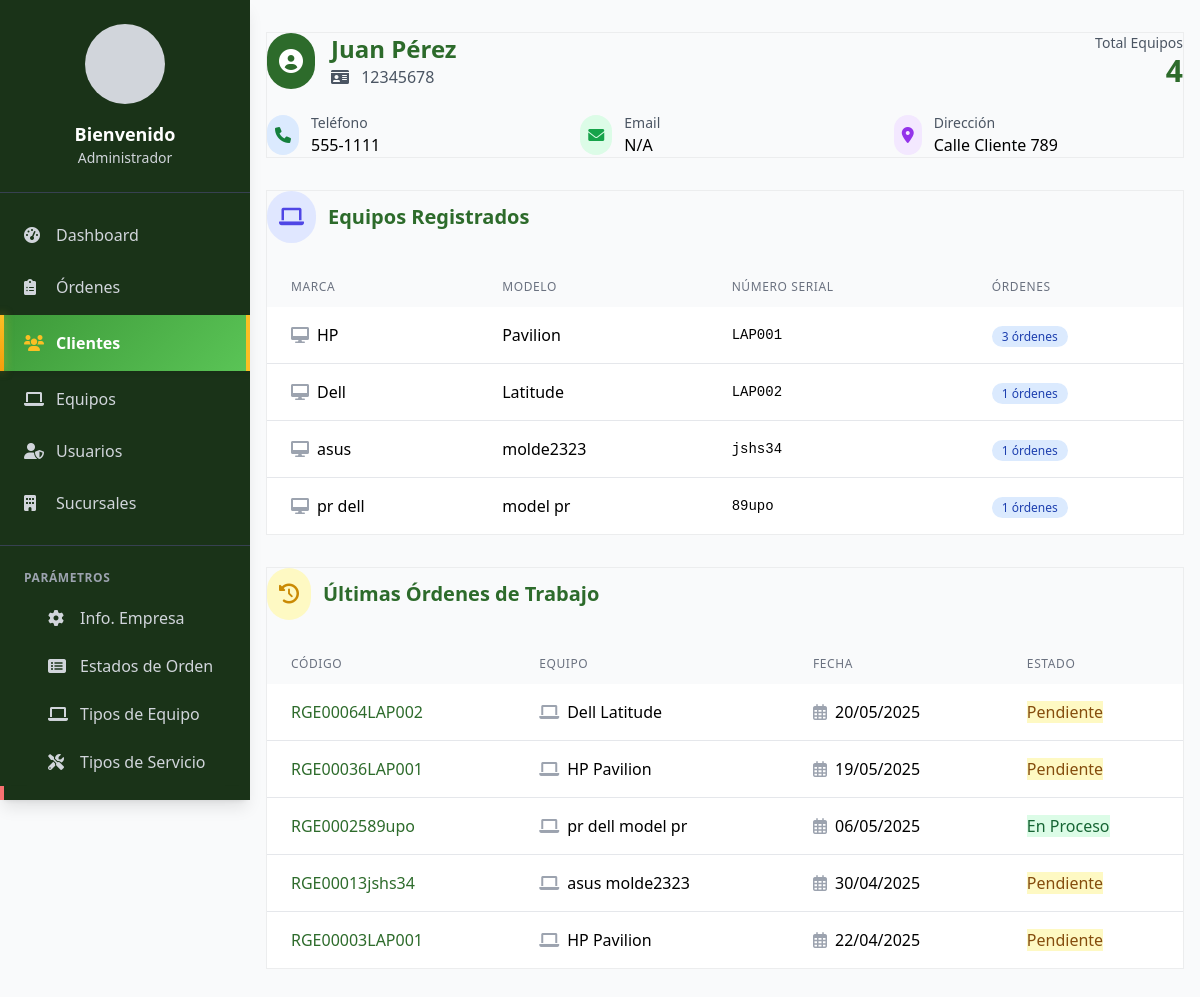
/modules/clientes/ver_cliente.php?id=1 (signed in), run on the app's committed database.
### tables this page shows
CREATE TABLE IF NOT EXISTS clientes (
  id_cliente int(11) NOT NULL AUTO_INCREMENT,
  nombre_apellido varchar(100) NOT NULL,
  identificacion varchar(20) NOT NULL,
  direccion varchar(200) NOT NULL,
  telefono varchar(20) NOT NULL,
  empresa varchar(100) NOT NULL,
  id_tipo_cliente int(11) DEFAULT NULL,
  estado tinyint(1) DEFAULT 1,
  email varchar(100) DEFAULT 'N/A',
  PRIMARY KEY (id_cliente),
  UNIQUE KEY uq_identificacion (identificacion),
  KEY fk_clientes_tipo (id_tipo_cliente),
  CONSTRAINT clientes_ibfk_1 FOREIGN KEY (id_tipo_cliente) REFERENCES tipos_cliente (id_tipo_cliente)
);

CREATE TABLE IF NOT EXISTS equipos (
  id_equipo int(11) NOT NULL AUTO_INCREMENT,
  numero_serial varchar(50) NOT NULL,
  marca varchar(50) NOT NULL,
  modelo varchar(50) NOT NULL,
  id_cliente int(11) DEFAULT NULL,
  estado tinyint(1) DEFAULT 1,
  PRIMARY KEY (id_equipo),
  KEY fk_equipos_cliente (id_cliente),
  CONSTRAINT equipos_ibfk_1 FOREIGN KEY (id_cliente) REFERENCES clientes (id_cliente)
);

CREATE TABLE IF NOT EXISTS ordenes_trabajo (
  id_orden int(11) NOT NULL AUTO_INCREMENT,
  codigo varchar(50) NOT NULL,
  id_cliente int(11) NOT NULL,
  id_equipo int(11) NOT NULL,
  descripcion_problema text DEFAULT NULL,
  valor_estimado decimal(10,2) DEFAULT NULL,
  abono_inicial decimal(10,2) DEFAULT 0.00,
  estado_pago varchar(20) DEFAULT 'Pendiente',
  fecha_abono datetime DEFAULT NULL,
  usuario_abono int(11) DEFAULT NULL,
  estado enum('Pendiente','En Proceso','Completado','Entregado') DEFAULT 'Pendiente',
  id_usuario_registro int(11) NOT NULL,
  tecnico_responsable_id int(11) NOT NULL,
  id_sucursal int(11) NOT NULL,
  fecha_ingreso datetime DEFAULT current_timestamp(),
  PRIMARY KEY (id_orden),
  UNIQUE KEY uq_codigo (codigo),
  KEY fk_ordenes_cliente (id_cliente),
  KEY fk_ordenes_equipo (id_equipo),
  KEY fk_ordenes_usuario (id_usuario_registro),
  KEY fk_ordenes_sucursal (id_sucursal),
  CONSTRAINT ordenes_trabajo_ibfk_1 FOREIGN KEY (id_cliente) REFERENCES clientes (id_cliente),
  CONSTRAINT ordenes_trabajo_ibfk_2 FOREIGN KEY (id_equipo) REFERENCES equipos (id_equipo),
  CONSTRAINT ordenes_trabajo_ibfk_3 FOREIGN KEY (id_usuario_registro) REFERENCES usuarios (id_usuario),
  CONSTRAINT ordenes_trabajo_ibfk_4 FOREIGN KEY (id_sucursal) REFERENCES sucursales (id_sucursal)
);

### modules/clientes/ver_cliente.php (the view, shortened to what this page needs)
<?php
require_once '../../config/database.php';
try {
    $stmt = $conn->prepare("
        SELECT c.*, COUNT(e.id_equipo) as total_equipos
        FROM clientes c
        LEFT JOIN equipos e ON c.id_cliente = e.id_cliente AND e.estado = 1
        WHERE c.id_cliente = ?
        GROUP BY c.id_cliente
    ");
    $stmt->execute([$_GET['id']]);
    $cliente = $stmt->fetch();
    $stmt = $conn->prepare("
        SELECT e.*,
               (SELECT COUNT(*) FROM ordenes_trabajo WHERE id_equipo = e.id_equipo) as total_ordenes
        FROM equipos e
        WHERE e.id_cliente = ? AND e.estado = 1
    ");
    $stmt->execute([$_GET['id']]);
    $equipos = $stmt->fetchAll();
    $stmt = $conn->prepare("
        SELECT ot.*, e.marca, e.modelo, ot.id_orden
        FROM ordenes_trabajo ot
        JOIN equipos e ON ot.id_equipo = e.id_equipo
        WHERE ot.id_cliente = ?
        ORDER BY ot.fecha_ingreso DESC
        LIMIT 5
    ");
    $stmt->execute([$_GET['id']]);
    $ordenes = $stmt->fetchAll();
} catch (PDOException $e) {
    $error = "Error al obtener los datos del cliente";
}
?>
<!DOCTYPE html>
<html lang="es">
<head>
    <script src="https://cdn.tailwindcss.com"></script>
    <link href="https://cdnjs.cloudflare.com/ajax/libs/font-awesome/6.0.0/css/all.min.css" rel="stylesheet">
</head>
<body class="bg-gray-50">
    <?php include '../../includes/navbar.php'; ?>
    <div class="main-content min-h-screen">
        <div class="container mx-auto px-4 py-8">
            <?php if (isset($cliente)): ?>
                <div class="modern-card mb-8">
                    <div class="flex items-center justify-between mb-6">
                        <div class="flex items-center gap-4">
                            <div class="bg-primary rounded-full p-3 text-white">
                                <i class="fas fa-user-circle text-2xl"></i>
                            </div>
                            <div>
                                <h1 class="text-2xl font-bold text-primary">
                                    <?php echo htmlspecialchars($cliente['nombre_apellido']); ?>
                                </h1>
                                <p class="text-gray-600">
                                    <i class="fas fa-id-card mr-2"></i>
                                    <?php echo htmlspecialchars($cliente['identificacion']); ?>
                                </p>
                            </div>
                        </div>
                        <div class="flex items-center gap-4">
                            <div class="text-right hidden md:block">
                                <p class="text-sm text-gray-600">Total Equipos</p>
                                <p class="text-3xl font-bold text-primary"><?php echo $cliente['total_equipos']; ?></p>
                            </div>
                        </div>
                    </div>
                    <div class="grid grid-cols-1 md:grid-cols-3 gap-6">
                        <div class="flex items-center gap-3">
                            <div class="bg-blue-100 rounded-full p-2 text-green-700">
                                <i class="fas fa-phone"></i>
                            </div>
                            <div>
                                <p class="text-sm text-gray-600">Teléfono</p>
                                <p class="font-medium"><?php echo htmlspecialchars($cliente['telefono']); ?></p>
                            </div>
                        </div>
                        <div class="flex items-center gap-3">
                            <div class="bg-green-100 rounded-full p-2 text-green-600">
                                <i class="fas fa-envelope"></i>
                            </div>
                            <div>
                                <p class="text-sm text-gray-600">Email</p>
                                <p class="font-medium"><?php echo htmlspecialchars($cliente['email']); ?></p>
                            </div>
                        </div>
                        <div class="flex items-center gap-3">
                            <div class="bg-purple-100 rounded-full p-2 text-purple-600">
                                <i class="fas fa-map-marker-alt"></i>
                            </div>
                            <div>
                                <p class="text-sm text-gray-600">Dirección</p>
                                <p class="font-medium"><?php echo htmlspecialchars($cliente['direccion']); ?></p>
                            </div>
                        </div>
                    </div>
                </div>
                <div class="modern-card mb-8">
                    <div class="flex items-center justify-between mb-6">
                        <div class="flex items-center gap-3">
                            <div class="bg-indigo-100 p-3 rounded-full">
                                <i class="fas fa-laptop text-indigo-600 text-xl"></i>
                            </div>
                            <h2 class="text-xl font-bold text-primary">Equipos Registrados</h2>
                        </div>
                    </div>
                    <div class="responsive-table">
                        <table class="min-w-full">
                            <thead>
                                <tr class="bg-gray-50">
                                    <th class="px-6 py-3 text-left text-xs font-medium text-gray-500 uppercase tracking-wider">Marca</th>
                                    <th class="px-6 py-3 text-left text-xs font-medium text-gray-500 uppercase tracking-wider">Modelo</th>
                                    <th class="px-6 py-3 text-left text-xs font-medium text-gray-500 uppercase tracking-wider">Número Serial</th>
                                    <th class="px-6 py-3 text-left text-xs font-medium text-gray-500 uppercase tracking-wider">Órdenes</th>
                                </tr>
                            </thead>
                            <tbody class="bg-white divide-y divide-gray-200">
                                <?php foreach ($equipos as $equipo): ?>
                                    <tr class="hover:bg-gray-50 transition-colors duration-200">
                                        <td class="px-6 py-4 whitespace-nowrap">
                                            <div class="flex items-center">
                                                <i class="fas fa-desktop text-gray-400 mr-2"></i>
                                                <?php echo htmlspecialchars($equipo['marca']); ?>
                                            </div>
                                        </td>
                                        <td class="px-6 py-4"><?php echo htmlspecialchars($equipo['modelo']); ?></td>
                                        <td class="px-6 py-4 font-mono text-sm"><?php echo htmlspecialchars($equipo['numero_serial']); ?></td>
                                        <td class="px-6 py-4">
                                            <span class="bg-blue-100 text-blue-800 text-xs font-medium px-2.5 py-0.5 rounded-full">
                                                <?php echo $equipo['total_ordenes']; ?> órdenes
                                            </span>
                                        </td>
                                    </tr>
                                <?php endforeach; ?>
                            </tbody>
                        </table>
                    </div>
                </div>
                <div class="modern-card">
                    <div class="flex items-center justify-between mb-6">
                        <div class="flex items-center gap-3">
                            <div class="bg-yellow-100 p-3 rounded-full">
                                <i class="fas fa-history text-yellow-600 text-xl"></i>
                            </div>
                            <h2 class="text-xl font-bold text-primary">Últimas Órdenes de Trabajo</h2>
                        </div>
                    </div>
                    <div class="responsive-table">
                        <table class="min-w-full">
                            <thead>
                                <tr class="bg-gray-50">
                                    <th class="px-6 py-3 text-left text-xs font-medium text-gray-500 uppercase tracking-wider">Código</th>
                                    <th class="px-6 py-3 text-left text-xs font-medium text-gray-500 uppercase tracking-wider">Equipo</th>
                                    <th class="px-6 py-3 text-left text-xs font-medium text-gray-500 uppercase tracking-wider">Fecha</th>
                                    <th class="px-6 py-3 text-left text-xs font-medium text-gray-500 uppercase tracking-wider">Estado</th>
                                </tr>
                            </thead>
                            <tbody class="bg-white divide-y divide-gray-200">
                                <?php foreach ($ordenes as $orden): ?>
                                    <tr class="hover:bg-gray-50 transition-colors duration-200">
                                        <td class="px-6 py-4 whitespace-nowrap font-medium text-primary">
                                            <?php if (($orden['estado'] == 'Pendiente') || ($orden['estado'] == 'En Proceso')) { ?>
                                                <a href="../ordenes/registrar_seguimiento.php?id=<?php echo $orden['id_orden']; ?>">
                                                    <?php echo htmlspecialchars($orden['codigo']); ?>
                                                </a>
                                            <?php } else {
                                                echo htmlspecialchars($orden['codigo']);
                                            }   ?>
                                        </td>
                                        <td class="px-6 py-4">
                                            <div class="flex items-center">
                                                <i class="fas fa-laptop text-gray-400 mr-2"></i>
                                                <?php echo htmlspecialchars($orden['marca'] . ' ' . $orden['modelo']); ?>
                                            </div>
                                        </td>
                                        <td class="px-6 py-4 whitespace-nowrap">
                                            <div class="flex items-center">
                                                <i class="far fa-calendar-alt text-gray-400 mr-2"></i>
                                                <?php echo date('d/m/Y', strtotime($orden['fecha_ingreso'])); ?>
                                            </div>
                                        </td>
                                        <td class="px-6 py-4 whitespace-nowrap">
                                            <span class="status-badge <?php echo $orden['estado'] == 'Pendiente' ? 'bg-yellow-100 text-yellow-800' : 'bg-green-100 text-green-800'; ?>">
                                                <?php echo htmlspecialchars($orden['estado']); ?>
                                            </span>
                                        </td>
                                    </tr>
                                <?php endforeach; ?>
                            </tbody>
                        </table>
                    </div>
                </div>
            <?php endif; ?>
        </div>
    </div>
</body>
</html>

### modules/clientes/ver_cliente.php (style rules this page uses)
:root { --primary-color: #2d6b2b; --secondary-color: #1a237e; --accent-color: #304ffe; }
.bg-primary { background-color: var(--primary-color); }
.text-primary { color: var(--primary-color); }
.modern-card { @apply bg-white rounded-xl shadow-lg p-6 hover:shadow-xl transition-shadow duration-300; border: 1px solid rgba(0, 0, 0, 0.05); }
.responsive-table { @apply w-full overflow-x-auto rounded-lg; scrollbar-width: thin; }
.status-badge { @apply px-3 py-1 rounded-full text-sm font-medium; }

### includes/navbar.php (style rules this page uses)
.main-content { margin-left: 250px; transition: margin-left 0.3s ease-in-out; }
@media (min-width: 1025px) { .main-content { margin-left: 250px; } }

### data on the page
clientes: nombre_apellido "Juan Pérez", identificacion "12345678", telefono "555-1111", email "N/A", direccion "Calle Cliente 789"
equipos: marca "HP", modelo "Pavilion", numero_serial "LAP001", total_ordenes "3"
equipos: marca "Dell", modelo "Latitude", numero_serial "LAP002", total_ordenes "1"
equipos: marca "asus", modelo "molde2323", numero_serial "jshs34", total_ordenes "1"
equipos: marca "pr dell", modelo "model pr", numero_serial "89upo", total_ordenes "1"
ordenes_trabajo: codigo "RGE00064LAP002", id_equipo.modelo "Dell Latitude", fecha_ingreso "20/05/2025", estado "Pendiente"
ordenes_trabajo: codigo "RGE00036LAP001", id_equipo.modelo "HP Pavilion", fecha_ingreso "19/05/2025", estado "Pendiente"
ordenes_trabajo: codigo "RGE0002589upo", id_equipo.modelo "pr dell model pr", fecha_ingreso "06/05/2025", estado "En Proceso"
ordenes_trabajo: codigo "RGE00013jshs34", id_equipo.modelo "asus molde2323", fecha_ingreso "30/04/2025", estado "Pendiente"
ordenes_trabajo: codigo "RGE00003LAP001", id_equipo.modelo "HP Pavilion", fecha_ingreso "22/04/2025", estado "Pendiente"

### other printed values
$_SESSION['nombre_completo'] "Administrador"
$cliente['total_equipos'] "4"
